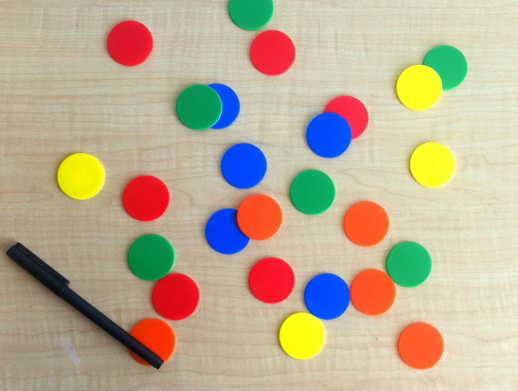
#> input picture imagens_pdi/chips.png, 518 x 391 px, found by its file name
$ python aula_10.py
#> lines starting #> are read from the running program, lines starting #| are printed output that depends on the picture
import cv2
import numpy as np
import matplotlib.pyplot as plt

img = cv2.imread('chips.png', cv2.IMREAD_COLOR)
#> img is the input picture: shape (391, 518, 3); mean B, G, R 148.1, 173.3, 188.3
img2 = cv2.cvtColor(img, cv2.COLOR_BGR2HSV)
#> img2: shape (391, 518, 3); mean H, S, V 36, 83.3, 203.9
hsv = cv2.split(img2)
plt.subplot('221')
plt.imshow(cv2.cvtColor(img, cv2.COLOR_BGR2RGB))
plt.title("Imagem")
plt.subplot('222')
plt.imshow(hsv[0], cmap='gray')
plt.title("Matiz")
plt.subplot('223')
plt.imshow(hsv[1], cmap='gray')
plt.title("Saturacao")
plt.subplot('224')
plt.imshow(hsv[2], cmap='gray')
plt.title("Valor")
plt.show()
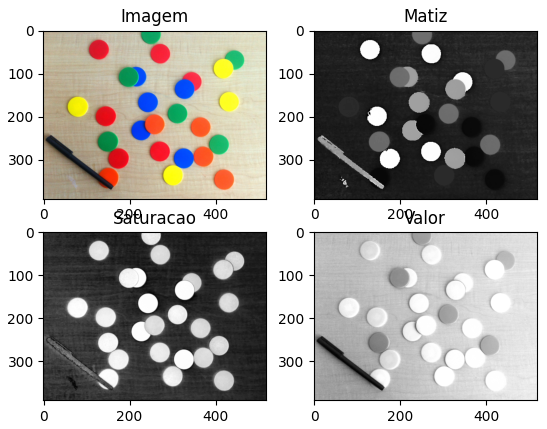
#> figure drawn by matplotlib, 4 panels

$ run again, with imagens_pdi/astronaut.png copied over imagens_pdi/chips.png
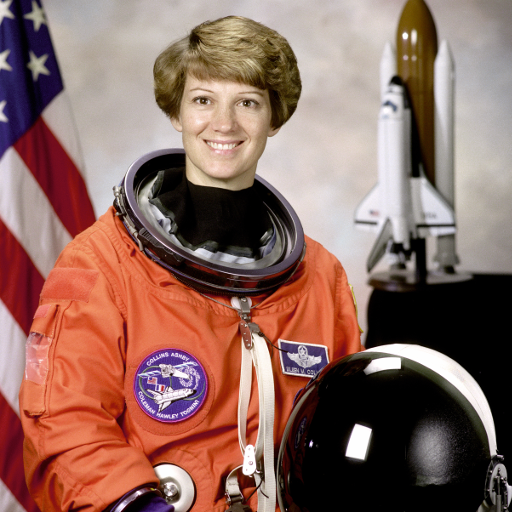
#> input picture imagens_pdi/astronaut.png, 512 x 512 px, found by its file name
#> img is the input picture: shape (512, 512, 3); mean B, G, R 96.5, 105.8, 141.6
#> img2: shape (512, 512, 3); mean H, S, V 38.9, 90.9, 143
#> `plt.show()`:
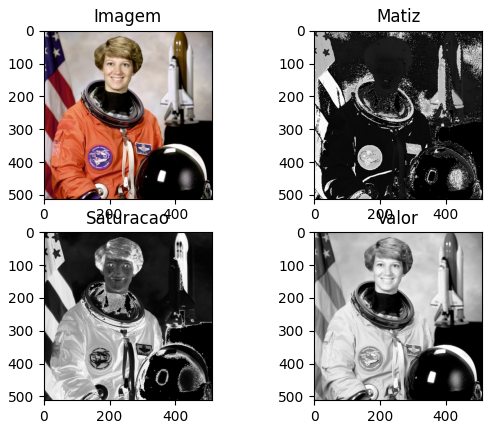
#> figure drawn by matplotlib, 4 panels

$ run again, with imagens_pdi/baboon.png copied over imagens_pdi/chips.png
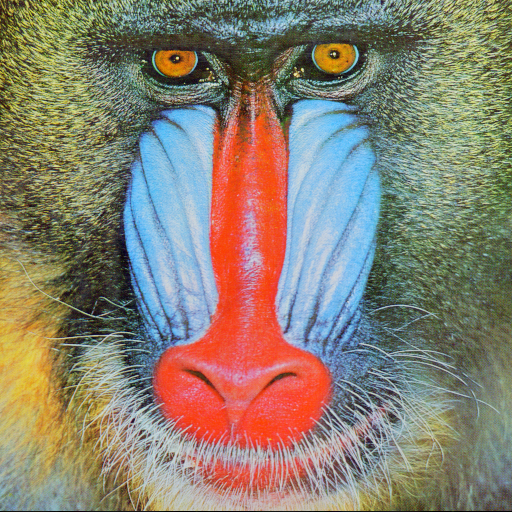
#> input picture imagens_pdi/baboon.png, 512 x 512 px, found by its file name
#> img is the input picture: shape (512, 512, 3); mean B, G, R 113.1, 128.9, 137.4
#> img2: shape (512, 512, 3); mean H, S, V 60.4, 96, 159.4
#> `plt.show()`:
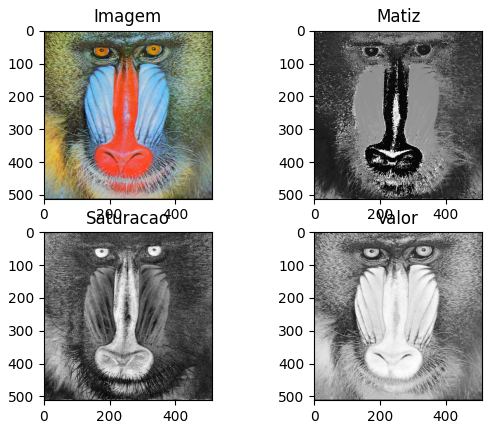
#> figure drawn by matplotlib, 4 panels
